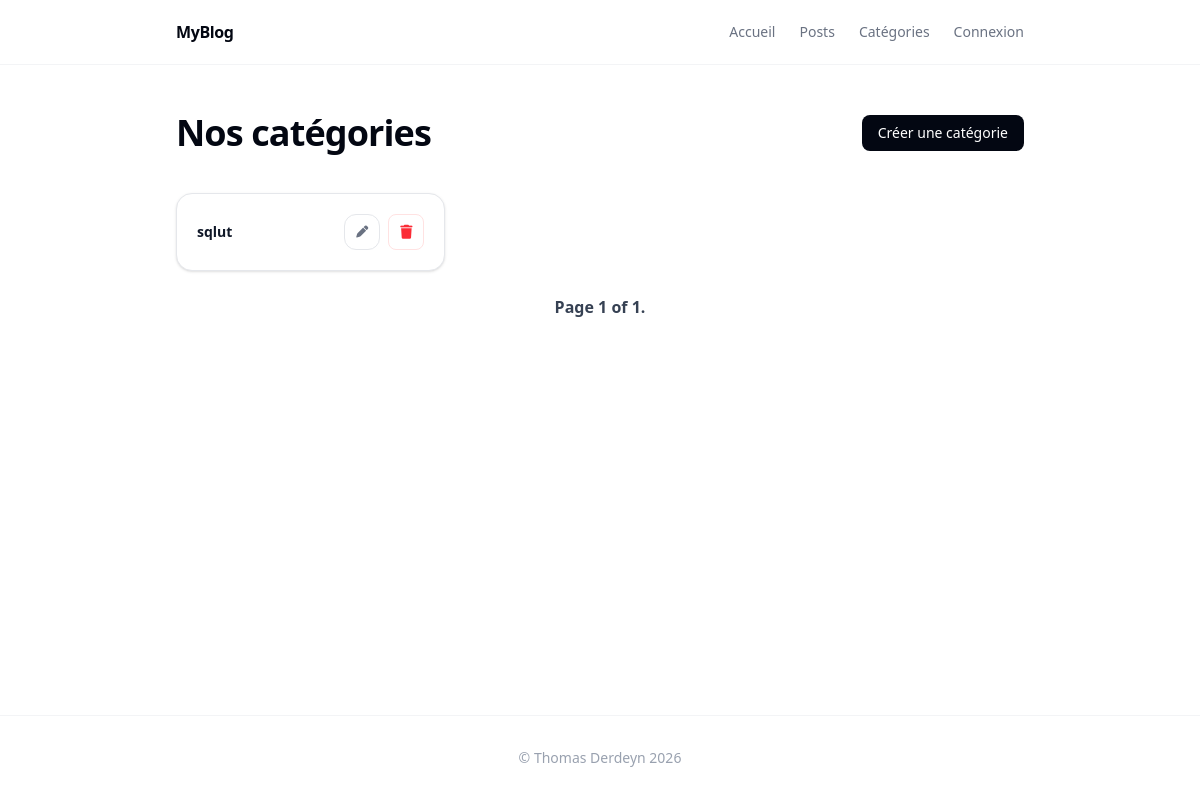
The page /category/list/ on the database as committed earlier.
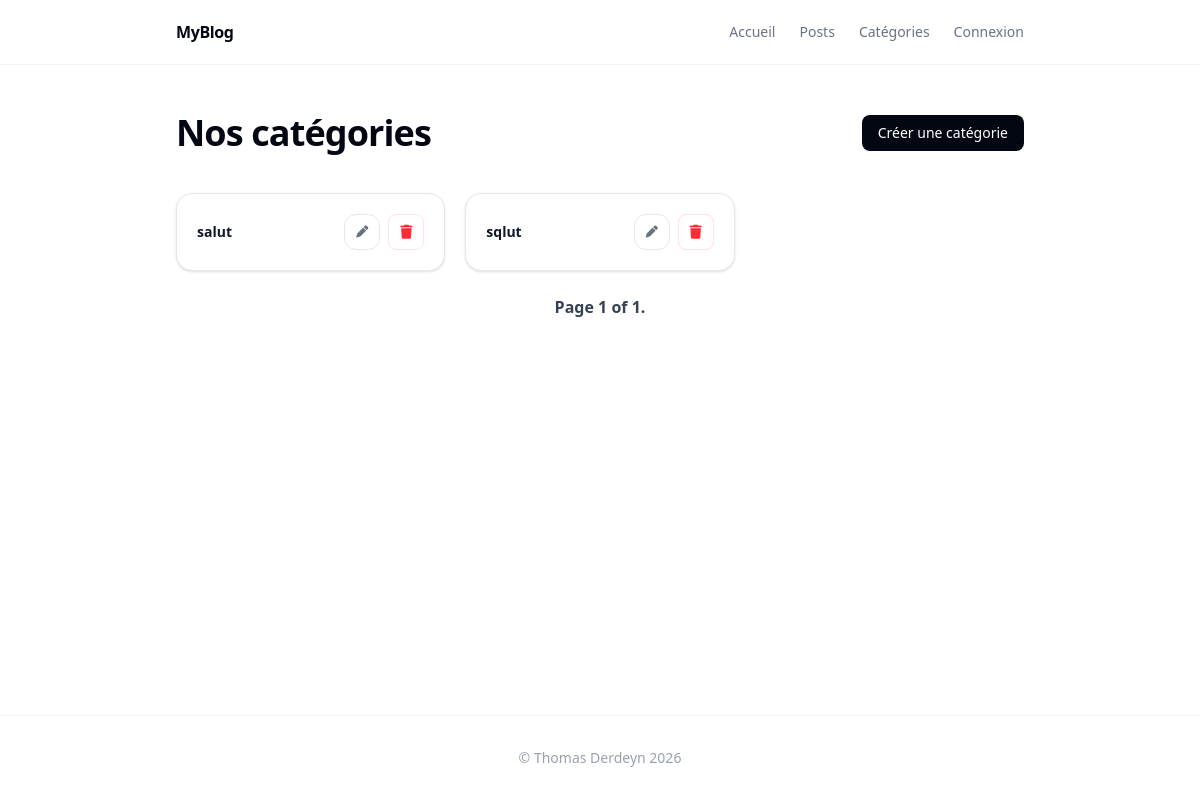
The same page on the database as committed later.
### blog_app/models.py (models this page shows, shortened)
class Category(models.Model):
  name = models.CharField(max_length=50, verbose_name="Nom")
  class Meta:
    ordering = ('name', )
    verbose_name = "catégorie"
    verbose_name_plural = "catégories"

### blog_app/views/category_views.py (the view)
# urls.py: path('category/list/', views.CategoryListView.as_view(), name="category_list"),
class CategoryListView(View):
    paginate_by = 18
    def get(self, request):
        categories = Category.objects.all()
        paginator = Paginator(categories, self.paginate_by)
        page_obj = paginator.get_page(request.GET.get("page"))
        context = {
            "page_obj": page_obj,
        }
        return render(request, "blog_app/category/category_list.html", context)

### blog_app/templates/blog_app/category/category_list.html (shortened to what this page needs)
{% extends 'base.html' %}
{% load static %}
{% block content %}
<section class="mb-10">
  <div class="flex flex-wrap items-center justify-between gap-4">
    <div>
      <h1 class="text-3xl font-bold tracking-tight text-gray-950 sm:text-4xl">
        Nos catégories
      </h1>
    </div>
    <a href="{% url 'category_create' %}"
      class="rounded-lg bg-gray-950 px-4 py-2 text-sm font-medium text-white transition hover:bg-gray-800">
      Créer une catégorie
    </a>
  </div>
</section>
<div class="grid gap-5 sm:grid-cols-2 lg:grid-cols-3">
  {% for category in page_obj %}
  <article class="group relative overflow-hidden rounded-2xl border border-gray-200 bg-white p-5 shadow-sm
           transition-all duration-300 hover:-translate-y-1 hover:border-gray-300 hover:shadow-lg">
    <div class="flex items-center justify-between gap-4">
      <a href="{% url 'category' id=category.id %}" class="flex min-w-0 flex-1 items-center gap-4">
        <div class="min-w-0">
          <p class="truncate text-sm font-semibold text-gray-900">
            {{ category.name }}
          </p>
        </div>
      </a>
      <div class="flex shrink-0 items-center gap-2">
        <a href="{% url 'category_edit' id=category.id %}" title="Modifier la catégorie"
          aria-label="Modifier la catégorie" class="inline-flex h-9 w-9 items-center justify-center rounded-xl
                 border border-gray-200 bg-white text-gray-500
                 transition-all duration-200
                 hover:border-gray-950 hover:bg-gray-950 hover:text-white">
          <i class="fa-solid fa-pen text-xs"></i>
        </a>
        <a href="{% url 'category_delete' id=category.id %}" title="Supprimer la catégorie" aria-label="Supprimer la catégorie"
                        class="inline-flex h-9 w-9 items-center justify-center rounded-lg border border-red-100 text-red-500 transition hover:border-red-500 hover:bg-red-500 hover:text-white">
                        <i class="fa-solid fa-trash text-sm"></i>
                    </a>
      </div>
    </div>
  </article>
  {% endfor %}
</div>
{% endblock %}

Rows that differ between the two databases and show on the page:
added Category: name "salut"
